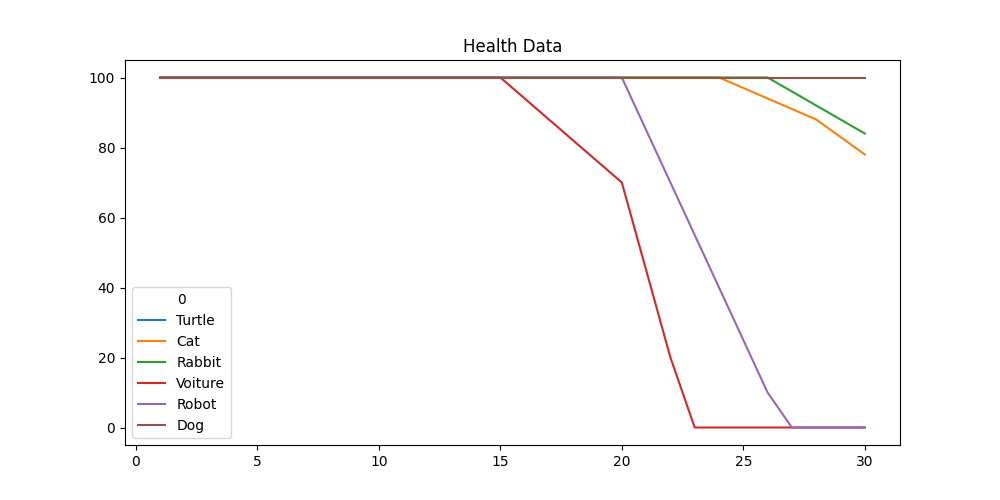

Source code (Python):
import pandas as pd
import matplotlib.pyplot as plt

# Read the CSV file
df = pd.read_csv('healthData.csv', header=None)

# Set the first column as the index
df.set_index(0, inplace=True)

# Plot the data
df.T.plot(kind='line', legend=True, figsize=(10, 5), title='Health Data')



plt.savefig('plot.png')

# Show the plot
plt.show()